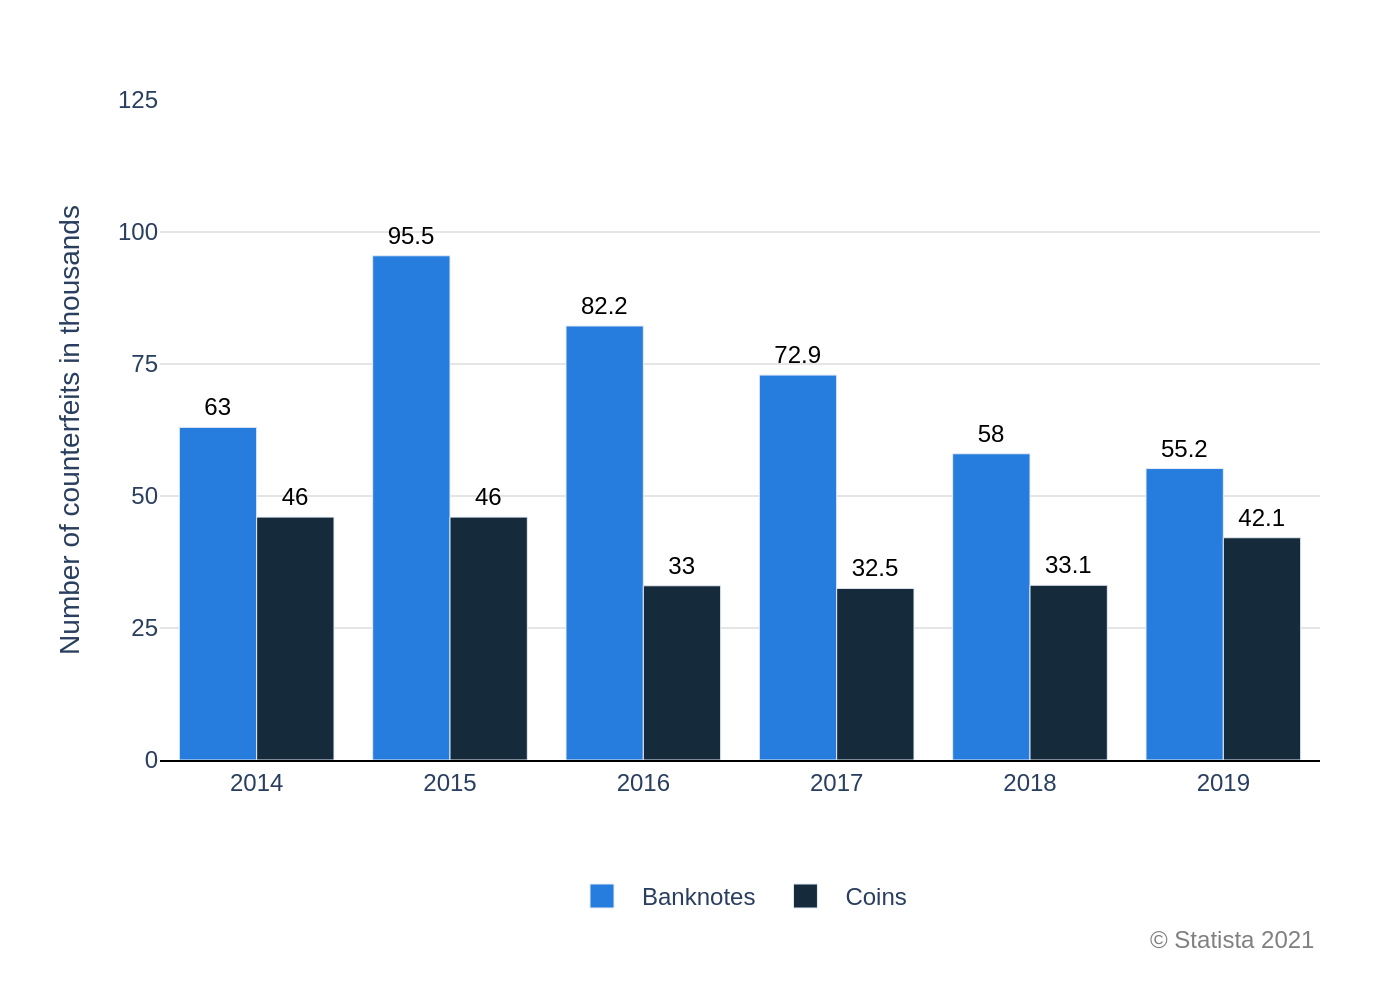

This chart was generated by the following Python code:
import sys
import os
import json
import plotly.graph_objects as go

if len(sys.argv) != 2:
    print("Usage: python script.py <path_to_json>")
    sys.exit(1)

json_path = sys.argv[1]

try:
    with open(json_path, 'r', encoding='utf-8') as f:
        chart_info = json.load(f)
except (FileNotFoundError, json.JSONDecodeError) as e:
    print(f"Error reading or parsing JSON file: {e}")
    sys.exit(1)

chart_data = chart_info['chart_data']
texts = chart_info['texts']
colors = chart_info['colors']

categories = [item['category'] for item in chart_data]
num_series = len(texts['legend_labels'])
series_data = [[item['values'][i] for item in chart_data] for i in range(num_series)]

fig = go.Figure()

for i in range(num_series):
    fig.add_trace(go.Bar(
        x=categories,
        y=series_data[i],
        name=texts['legend_labels'][i],
        marker_color=colors[i],
        text=[str(v) for v in series_data[i]],
        textposition='outside',
        textfont=dict(family="Arial", size=12, color='black'),
        cliponaxis=False
    ))

fig.update_layout(
    barmode='group',
    title_text=texts['title'] if texts.get('title') else None,
    font=dict(family="Arial", size=12),
    plot_bgcolor='white',
    xaxis=dict(
        title_text=texts['x_axis_title'],
        showgrid=False,
        showline=True,
        linewidth=1,
        linecolor='black',
        tickfont=dict(size=12)
    ),
    yaxis=dict(
        title_text=texts['y_axis_title'],
        range=[0, 125],
        tickvals=[0, 25, 50, 75, 100, 125],
        gridcolor='#E5E5E5',
        showline=False,
        tickfont=dict(size=12)
    ),
    legend=dict(
        orientation="h",
        yanchor="bottom",
        y=-0.25,
        xanchor="center",
        x=0.5,
        font=dict(size=12)
    ),
    margin=dict(l=80, r=40, b=120, t=50),
    annotations=[
        dict(
            text=texts['source'],
            align='left',
            showarrow=False,
            xref='paper',
            yref='paper',
            x=1,
            y=-0.3,
            xanchor='right',
            yanchor='bottom',
            font=dict(family="Arial", size=12, color='grey')
        )
    ]
)

base_filename = os.path.splitext(os.path.basename(json_path))[0]
output_filename = f"{base_filename}.png"

fig.write_image(output_filename, scale=2)

print(f"Chart saved to {output_filename}")
